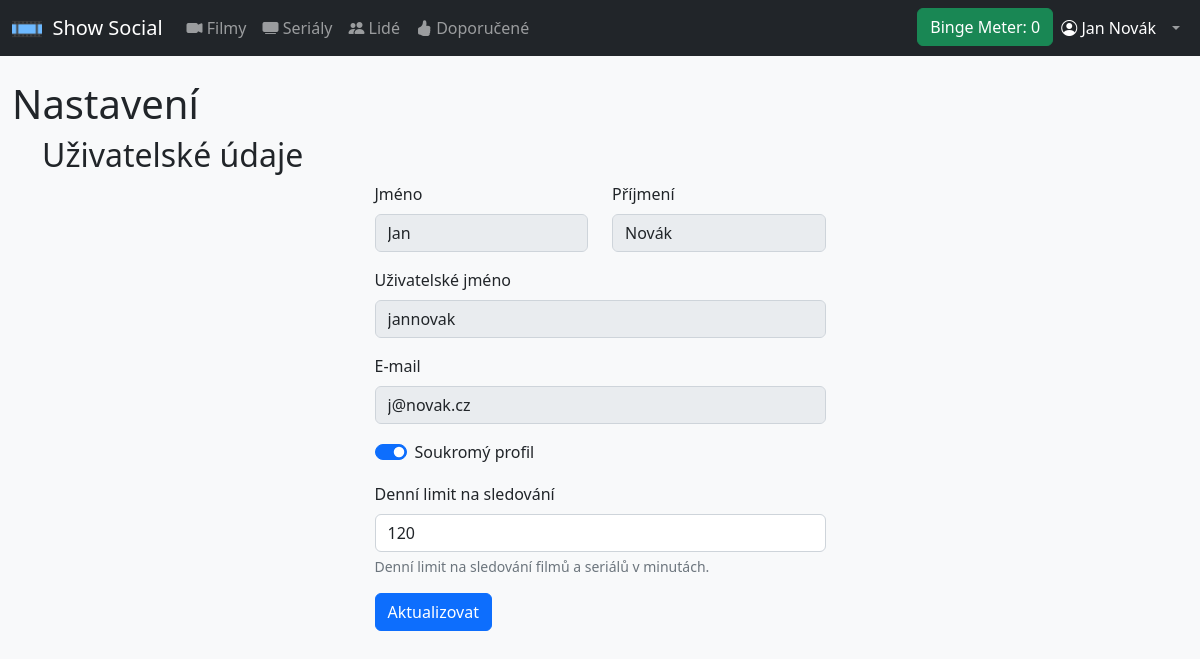
The app's page /settings.php (signed in) with its own data.
### tables this page shows
CREATE TABLE `users` (
  `id` int(11) NOT NULL,
  `user_name` varchar(30) NOT NULL,
  `first_name` varchar(30) NOT NULL,
  `last_name` varchar(30) NOT NULL,
  `email` varchar(50) NOT NULL,
  `password_hash` varchar(255) NOT NULL,
  `created_at` timestamp NOT NULL DEFAULT current_timestamp(),
  `watch_limit` smallint(6) NOT NULL,
  `public_profile` tinyint(1) NOT NULL,
  `moderator` tinyint(1) NOT NULL
);

### classes/dbh.class.php (called while the page is built)
<?php
class Dbh {
    private $host = "db.dw175.webglobe.com";
    private $username = "showsocialuser";
    private $password = "Ayylmao1337";
    private $dbname = "show_social";
    public function connect() {
        $dsn = 'mysql:host=' .  $this->host .';dbname=' . $this->dbname;
        $pdo = new PDO($dsn, $this->username, $this->password);
        $pdo->setAttribute(PDO::ATTR_DEFAULT_FETCH_MODE, PDO::FETCH_ASSOC);
        return $pdo;
    }
}

### classes/User.class.php (called while the page is built, shortened)
<?php
require_once $_SERVER['DOCUMENT_ROOT'].'/classes/dbh.class.php';
class User extends Dbh {
    private $id;
    function __construct($userId) {
        $this->id = $userId;
    }
    function getFullUserData() {
        $sql = '
            SELECT *
            FROM users
            WHERE id = (:user_id)
            LIMIT 1;
        ';
        $statement = $this->connect()->prepare($sql);
        $statement->execute([
            ':user_id' => $this->id
        ]);
        return $statement->fetch();
    }
    function getWatchtimePerLastDay() {
        $showSql = '
            SELECT SUM(tv_show_episodes.runtime) as runtime
            FROM seen_episodes
            LEFT JOIN tv_show_episodes
            ON seen_episodes.id = tv_show_episodes.id
            WHERE seen_episodes.timestamp >= NOW() - INTERVAL 1 DAY AND user_id = (:user_id);
        ';
        $showsStatement = $this->connect()->prepare($showSql);
        $showsStatement->execute([
            ":user_id" => $this->id
        ]);
        $showsWatchtime = $showsStatement->fetch();
        $moviesSql = '
            SELECT SUM(movies.runtime) as runtime
            FROM seen_movies
            LEFT JOIN movies
            ON seen_movies.movie_id = movies.movie_id
            WHERE seen_movies.timestamp >= NOW() - INTERVAL 1 DAY AND user_id = (:user_id);
        ';
        $moviesStatement = $this->connect()->prepare($moviesSql);
        $moviesStatement->execute([
            ":user_id" => $this->id
        ]);
        $moviesWatchtime = $moviesStatement->fetch();
        $totalWatchtime = new stdClass();
        $totalWatchtime->watchtime = 0;
        $limitSql = '
            SELECT watch_limit
            FROM users
            WHERE id = (:user_id)
            LIMIT 1;
        ';
        $limitStatement = $this->connect()->prepare($limitSql);
        $limitStatement->execute([
            ':user_id' => $this->id
        ]);
        $watchtimeLimit = $limitStatement->fetch();
        $totalWatchtime->watchtimeLimit = $watchtimeLimit['watch_limit'];
        $totalWatchtime->watchtimePercentage = round((($totalWatchtime->watchtime/$totalWatchtime->watchtimeLimit) * 100), 1);
        return $totalWatchtime;
    }
}

### settings.php (the view, shortened to what this page needs)
<?php
require_once 'classes/User.class.php';
$active_page = 'profile';
$user = new User($_SESSION['user_id']);
$userFullData = $user->getFullUserData();
include 'includes/header.inc.php';
?>
<h1>Nastavení</h1>
<div class="container-sm">
    <div class="align-self-center">
        <div class="row justify-content-center align-self-center">
            <h2>Uživatelské údaje</h2>
            <div class="col col-md-5 align-self-center">
                    <div class="row">
                        <div class="col">
                            <div class="mb-3">
                                <label for="first-name" class="form-label">Jméno</label>
                                <input type="text" class="form-control" id="first-name" name="first-name" value="<?php echo $userFullData['first_name'] ?>" disabled>
                            </div>
                        </div>
                        <div class="col">
                            <div class="mb-3">
                                <label for="last-name" class="form-label">Příjmení</label>
                                <input type="text" class="form-control" id="last-name" name="last-name" value="<?php echo $userFullData['last_name'] ?>" disabled>
                            </div>
                        </div>
                    </div>
                    <div class="mb-3">
                        <label for="user-name" class="form-label">Uživatelské jméno</label>
                        <input type="text" class="form-control" id="user-name" name="user-name" value="<?php echo $userFullData['user_name'] ?>" disabled>
                    </div>
                    <div class="mb-3">
                        <label for="email" class="form-label">E-mail</label>
                        <input type="email" class="form-control" id="email" name="email" value="<?php echo $userFullData['email'] ?>" disabled>
                    </div>
                    <form method="post" action="settings.php">
                        <div class="row mb-3">
                            <div class="col">
                                <div class="form-check form-switch">
                                    <input class="form-check-input" type="checkbox" role="switch" id="private-profile" name="private-profile" value="TRUE" <?php echo ($userFullData['public_profile']) ? 'checked' : '' ?>>
                                    <label class="form-check-label" for="private-profile">Soukromý profil</label>
                                </div>
                            </div>
                        </div>
                        <div class="row mb-3">
                            <div class="col">
                                <label for="watch-limit" class="form-label">Denní limit na sledování</label>
                                <input type="number" class="form-control" id="watch-limit" name="watch-limit" min="30" max="1440" step="1" value="<?php echo $userFullData['watch_limit'] ?>" required>
                                <div id="privateProfileHelp" class="form-text">Denní limit na sledování filmů a seriálů v minutách.</div>
                            </div>
                        </div>
                        <button type="submit" class="btn btn-primary">Aktualizovat</button>
                    </form>
            </div>
        </div>
    </div>
</div>
<?php
include 'includes/footer.inc.php';

### includes/navbar.inc.php (shortened to what this page needs)
<?php
    require_once $_SERVER['DOCUMENT_ROOT'].'/classes/User.class.php';
    $active_link_classes = 'class="nav-link active" aria-current="page"';
    $nonactive_link_classes = 'class="nav-link"';
    if (isset($_SESSION['user_id'])) {
        $userDataStatement = $db->prepare('
            SELECT watch_limit
            FROM users
            WHERE id = (:id)
            LIMIT 1;
        ');
        $userDataStatement->execute(array(':id' => $_SESSION['user_id']));
        $userData = $userDataStatement->fetch();
        $user = new User($_SESSION['user_id']);
    }
?>
<nav class="navbar sticky-top navbar-expand-lg navbar-dark bg-dark mb-4">
    <div class="container-fluid">
        <a class="navbar-brand" href="../index.php">
            <img src="/assets/favicon/android-chrome-512x512.png" alt="Logo" width="30" height="24" class="d-inline-block align-text-bottom">
            &nbsp;Show Social
        </a>
        <div class="collapse navbar-collapse" id="navbarSupportedContent">
            <ul class="navbar-nav me-auto mb-2 mb-lg-0">
                <li class="nav-item">
                    <a <?php echo(($active_page == 'movie') ? $active_link_classes : $nonactive_link_classes); ?> href="movies.php"><i class="bi bi-camera-video-fill"></i> Filmy</a>
                </li>
                <li class="nav-item">
                    <a <?php echo(($active_page == 'shows') ? $active_link_classes : $nonactive_link_classes); ?> href="shows.php"><i class="bi bi-tv-fill"></i> Seriály</a>
                </li>
                <li class="nav-item">
                    <a <?php echo(($active_page == 'people') ? $active_link_classes : $nonactive_link_classes); ?> href="users.php"><i class="bi bi-people-fill"></i> Lidé
                    </a>
                </li>
                <?php
                if (isset($_SESSION['user_id'])) {
                    echo '<li class="nav-item">';
                    echo '<a ' . (($active_page == 'recommendations') ? $active_link_classes : $nonactive_link_classes) . ' href="../recommendations.php"><i class="bi bi-hand-thumbs-up-fill"></i> Doporučené</a>';
                    echo '</li>';
                    }
                ?>
            </ul>
            <ul class="navbar-nav ms-auto mb-2 mb-lg-0">
                <li class="nav-item">
                    <?php
                    if (isset($_SESSION['user_id'])) {
                        $watchtimeObject = $user->getWatchtimePerLastDay();
                        $seenMinutesInTotal = $watchtimeObject->watchtime;
                        $bingeMeterClass = ($seenMinutesInTotal > $userData['watch_limit']) ? 'btn-danger' : 'btn-success';
                        $seenPercentage = round((($seenMinutesInTotal/$userData['watch_limit']) * 100), 1);
                        if ($seenPercentage < 80) {
                            $bingeMeterClass = 'success';
                        } elseif ($seenPercentage < 100) {
                            $bingeMeterClass = 'warning';
                        } else {
                            $bingeMeterClass = 'danger';
                        }
                        echo '<a href="../bingemeter.php" id="binge-meter-button" class="btn btn-' . $bingeMeterClass . '">';
                        echo 'Binge Meter: ' . $seenPercentage;
                        echo '</a>';
                    }
                    ?>
                </li>
                <li class="nav-item">
                    <?php
                    if (isset($_SESSION['user_id'])) {
                        echo '<a ' . (($active_page == 'profile') ? $active_link_classes : $nonactive_link_classes) . ' href="../profile.php"><i class="bi bi-person-circle"></i> ' . $_SESSION['first_name'] . ' ' . $_SESSION['last_name'] . '</a>';
                    } else {
                        echo '<a ' . (($active_page == 'login') ? $active_link_classes : $nonactive_link_classes) . ' href="../signin.php"><i class="bi bi-person-circle"></i> Přihlášení</a>';
                    }
                    ?>
                </li>
                <?php
                if (isset($_SESSION['user_id'])) {
                    echo '<li class="nav-item dropdown">';
                    echo '<a class="nav-link dropdown-toggle" href="#" role="button" data-bs-toggle="dropdown" aria-expanded="false"></a>';
                    echo '</li>';
                }
                ?>
            </ul>
        </div>
    </div>
</nav>

### records on screen
users: moderator "0", first-name "Jan", last-name "Novák", user-name "jannovak", email "j@novak.cz", public_profile "☑", watch-limit "120"

### other values on screen
$_SESSION['first_name'] "Jan"
$_SESSION['last_name'] "Novák"
